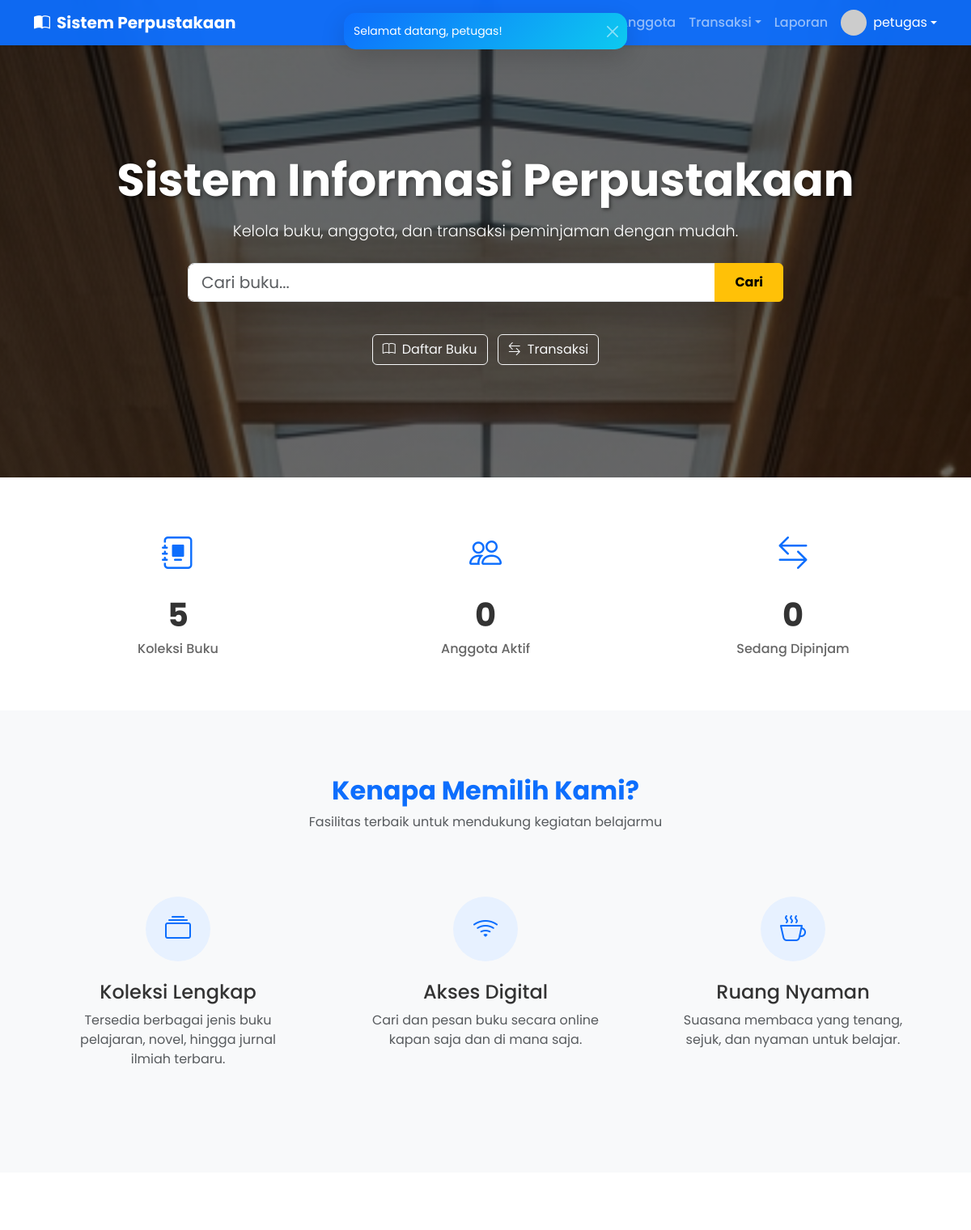
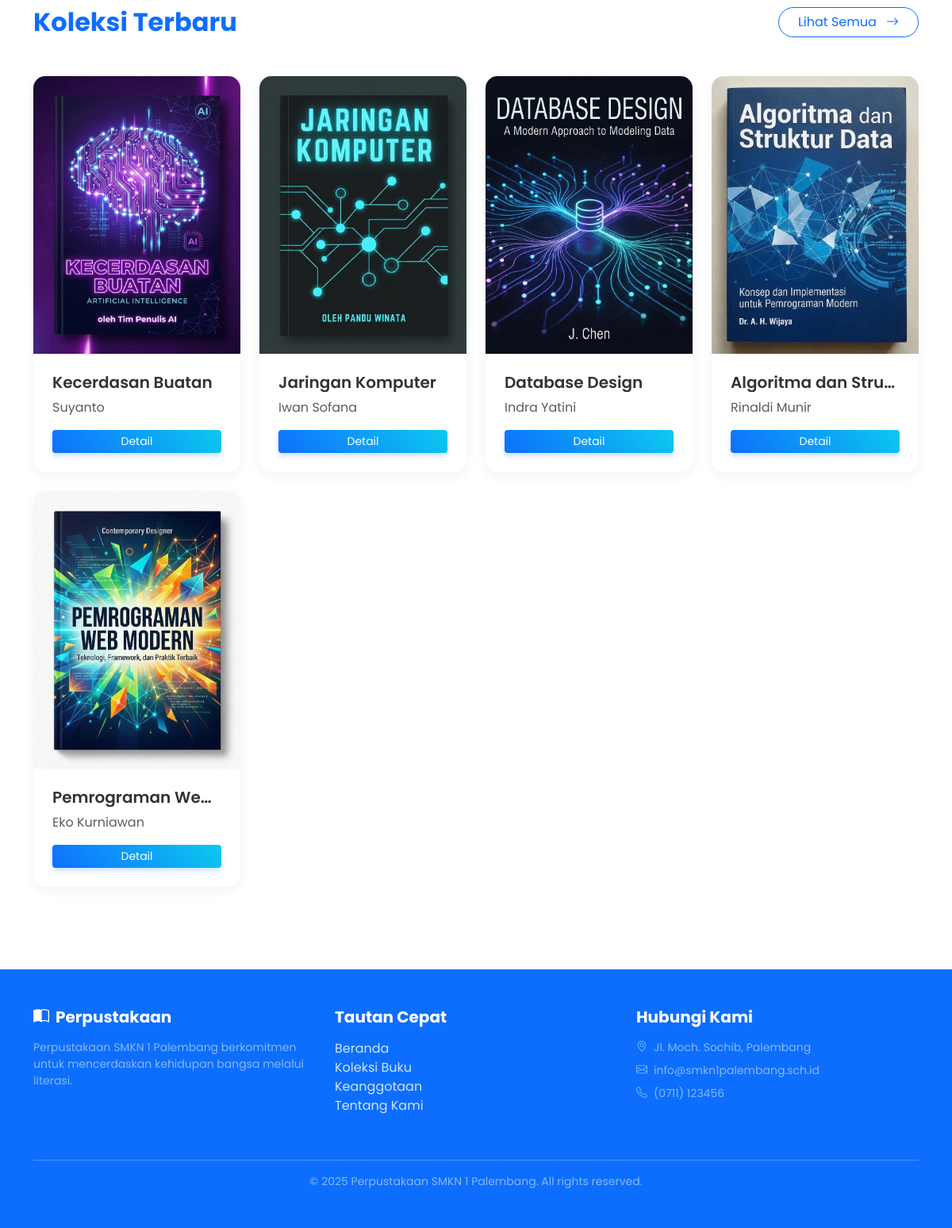
The app's page /Perpus/index.php (signed in) with its own data (2 pictures, top to bottom).
### tables this page shows
CREATE TABLE `buku` (
  `id_buku` int NOT NULL,
  `judul` varchar(255) NOT NULL,
  `penulis` varchar(255) NOT NULL,
  `penerbit` varchar(255) DEFAULT NULL,
  `tahun_terbit` year DEFAULT NULL,
  `cover` varchar(255) DEFAULT NULL,
  `kategori` varchar(100) DEFAULT NULL,
  `isbn` varchar(20) DEFAULT NULL,
  `stok` int DEFAULT '0'
);

### Perpus/index.php (the view, shortened to what this page needs)
<?php
include 'koneksi.php';
$buku = $conn->query("SELECT COUNT(*) as total FROM buku")->fetch_assoc();
$anggota = $conn->query("SELECT COUNT(*) as total FROM anggota")->fetch_assoc();
$peminjaman = $conn->query("SELECT COUNT(*) as total FROM peminjaman WHERE status='dipinjam'")->fetch_assoc();
$daftar_buku = $conn->query("SELECT * FROM buku ORDER BY id_buku DESC LIMIT 8");
?>
<!DOCTYPE html>
<html lang="id">
<head>
  <link href="https://cdn.jsdelivr.net/npm/bootstrap@5.3.2/dist/css/bootstrap.min.css" rel="stylesheet">
  <link rel="stylesheet" href="https://cdn.jsdelivr.net/npm/bootstrap-icons@1.11.1/font/bootstrap-icons.css">
  <link rel="stylesheet" href="style.css">
</head>
<body>
  <nav class="navbar navbar-expand-lg navbar-dark fixed-top shadow-sm">
    <div class="container">
      <a class="navbar-brand fw-bold" href="index.php">
        <i class="bi bi-book-half me-2"></i>Sistem Perpustakaan
      </a>
      <div class="collapse navbar-collapse" id="navbarNav">
        <ul class="navbar-nav ms-auto align-items-center">
          <li class="nav-item"><a class="nav-link active" href="index.php">Beranda</a></li>
          <li class="nav-item"><a class="nav-link" href="buku.php">Buku</a></li>
          <li class="nav-item"><a class="nav-link" href="anggota.php">Anggota</a></li>
          <li class="nav-item dropdown">
            <a class="nav-link dropdown-toggle" href="#" role="button" data-bs-toggle="dropdown">Transaksi</a>
          </li>
          <li class="nav-item"><a class="nav-link" href="laporan.php">Laporan</a></li>
          <li class="nav-item ms-2">
            <div class="dropdown">
                <a href="#" class="d-flex align-items-center text-white text-decoration-none dropdown-toggle" id="userDropdown" data-bs-toggle="dropdown">
                    <img src="https://ui-avatars.com/api/?name=<?= $_SESSION['user'] ?>&background=random" alt="Avatar" class="rounded-circle me-2" width="32" height="32">
                    <span><?= $_SESSION['user'] ?></span>
                </a>
            </div>
          </li>
        </ul>
      </div>
    </div>
  </nav>
  <?php if(isset($_SESSION['welcome_shown']) && $_SESSION['welcome_shown'] === false): ?>
  <div class="position-fixed top-0 start-50 translate-middle-x p-3" style="z-index: 1050">
    <div id="welcomeToast" class="toast toast-welcome align-items-center border-0 show" role="alert" aria-live="assertive" aria-atomic="true">
      <div class="d-flex">
        <div class="toast-body">
          Selamat datang, <?= $_SESSION['user'] ?>!
        </div>
        <button type="button" class="btn-close btn-close-white me-2 m-auto" data-bs-dismiss="toast" aria-label="Close"></button>
      </div>
    </div>
  </div>
  <?php $_SESSION['welcome_shown'] = true; endif; ?>
  <section class="hero-section text-center">
    <div class="container hero-content">
      <h1 class="mb-3">Sistem Informasi Perpustakaan</h1>
      <p class="mb-4">Kelola buku, anggota, dan transaksi peminjaman dengan mudah.</p>
      <div class="row justify-content-center">
        <div class="col-md-8">
            <div class="input-group mb-3 shadow-lg">
                <input type="text" id="searchInput" class="form-control form-control-lg" placeholder="Cari buku..." aria-label="Cari buku">
                <button class="btn btn-warning fw-bold px-4" type="button" id="searchBtn">Cari</button>
            </div>
        </div>
      </div>
      <div class="mt-4">
        <a href="buku.php" class="btn btn-outline-light me-2"><i class="bi bi-book me-2"></i>Daftar Buku</a>
        <a href="transaksi_peminjaman.php" class="btn btn-outline-light"><i class="bi bi-arrow-left-right me-2"></i>Transaksi</a>
      </div>
    </div>
  </section>
  <section class="stats-section">
    <div class="container">
      <div class="row text-center g-4 justify-content-center">
        <div class="col-md-4">
          <div class="stat-card">
            <div class="stat-icon"><i class="bi bi-journal-album"></i></div>
            <div class="stat-number"><?= $buku['total'] ?></div>
            <div class="stat-label">Koleksi Buku</div>
          </div>
        </div>
        <div class="col-md-4">
          <div class="stat-card">
            <div class="stat-icon"><i class="bi bi-people"></i></div>
            <div class="stat-number"><?= $anggota['total'] ?></div>
            <div class="stat-label">Anggota Aktif</div>
          </div>
        </div>
        <div class="col-md-4">
          <div class="stat-card">
            <div class="stat-icon"><i class="bi bi-arrow-left-right"></i></div>
            <div class="stat-number"><?= $peminjaman['total'] ?></div>
            <div class="stat-label">Sedang Dipinjam</div>
          </div>
        </div>
      </div>
    </div>
  </section>
  <section class="features-section">
    <div class="container">
      <div class="text-center mb-5">
        <h2 class="fw-bold text-primary">Kenapa Memilih Kami?</h2>
        <p class="text-muted">Fasilitas terbaik untuk mendukung kegiatan belajarmu</p>
      </div>
      <div class="row g-4">
        <div class="col-md-4">
          <div class="feature-card">
            <div class="feature-icon-wrapper">
              <i class="bi bi-collection"></i>
            </div>
            <h4>Koleksi Lengkap</h4>
            <p class="text-muted">Tersedia berbagai jenis buku pelajaran, novel, hingga jurnal ilmiah terbaru.</p>
          </div>
        </div>
        <div class="col-md-4">
          <div class="feature-card">
            <div class="feature-icon-wrapper">
              <i class="bi bi-wifi"></i>
            </div>
            <h4>Akses Digital</h4>
            <p class="text-muted">Cari dan pesan buku secara online kapan saja dan di mana saja.</p>
          </div>
        </div>
        <div class="col-md-4">
          <div class="feature-card">
            <div class="feature-icon-wrapper">
              <i class="bi bi-cup-hot"></i>
            </div>
            <h4>Ruang Nyaman</h4>
            <p class="text-muted">Suasana membaca yang tenang, sejuk, dan nyaman untuk belajar.</p>
          </div>
        </div>
      </div>
    </div>
  </section>
  <section id="koleksi" class="collection-section">
    <div class="container">
      <div class="d-flex justify-content-between align-items-center mb-5">
        <h2 class="fw-bold text-primary mb-0">Koleksi Terbaru</h2>
        <a href="buku.php" class="btn btn-outline-primary rounded-pill px-4">Lihat Semua <i class="bi bi-arrow-right ms-2"></i></a>
      </div>
      <div class="row">
        <?php while($b = $daftar_buku->fetch_assoc()): ?>
        <div class="col-md-3 mb-4 book-item">
          <div class="card h-100">
            <img src="cover/<?= $b['cover'] ?>" class="card-img-top" alt="<?= $b['judul'] ?>">
            <div class="card-body">
              <h5 class="card-title text-truncate"><?= $b['judul'] ?></h5>
              <p class="card-text text-muted mb-2"><?= $b['penulis'] ?></p>
              <a href="detail_buku.php?id=<?= $b['id_buku'] ?>" class="btn btn-primary btn-sm w-100 mt-2">Detail</a>
            </div>
          </div>
        </div>
        <?php endwhile; ?>
      </div>
    </div>
  </section>
  <footer>
    <div class="container">
      <div class="row">
        <div class="col-md-4 mb-4">
          <h5 class="fw-bold mb-3"><i class="bi bi-book-half me-2"></i>Perpustakaan</h5>
          <p class="small text-white-50">Perpustakaan SMKN 1 Palembang berkomitmen untuk mencerdaskan kehidupan bangsa melalui literasi.</p>
        </div>
        <div class="col-md-4 mb-4">
          <h5 class="fw-bold mb-3">Tautan Cepat</h5>
          <ul class="list-unstyled">
            <li><a href="index.php">Beranda</a></li>
            <li><a href="buku.php">Koleksi Buku</a></li>
            <li><a href="anggota.php">Keanggotaan</a></li>
            <li><a href="tentang.php">Tentang Kami</a></li>
          </ul>
        </div>
        <div class="col-md-4 mb-4">
          <h5 class="fw-bold mb-3">Hubungi Kami</h5>
          <ul class="list-unstyled small text-white-50">
            <li class="mb-2"><i class="bi bi-geo-alt me-2"></i>Jl. Moch. Sochib, Palembang</li>
            <li class="mb-2"><i class="bi bi-envelope me-2"></i>info@smkn1palembang.sch.id</li>
            <li class="mb-2"><i class="bi bi-telephone me-2"></i>(0711) 123456</li>
          </ul>
        </div>
      </div>
      <hr class="border-white-50">
      <div class="text-center small text-white-50">
        &copy; 2025 Perpustakaan SMKN 1 Palembang. All rights reserved.
      </div>
    </div>
  </footer>
</body>
</html>

### Perpus/style.css (style rules this page uses)
body { font-family: 'Poppins', sans-serif; background-color: #f8f9fa; color: #333; }
.navbar { background: rgba(13, 110, 253, 0.95) !important; backdrop-filter: blur(10px); }
.nav-link { font-weight: 500; transition: color 0.3s ease; }
.hero-section { background: linear-gradient(rgba(0, 0, 0, 0.6), rgba(0, 0, 0, 0.6)), url('assets/hero-bg.jpg'); background-size: cover; background-position: center; background-attachment: fixed; height: 80vh; display: flex; align-items: center; justify-content: center; color: white; margin-bottom: 0; }
.hero-content h1 { font-size: 3.5rem; font-weight: 700; text-shadow: 2px 2px 4px rgba(0, 0, 0, 0.5); }
.hero-content p { font-size: 1.2rem; font-weight: 300; margin-bottom: 2rem; }
.stats-section { padding: 4rem 0; background-color: #fff; margin-top: -50px; position: relative; border-color: #0d6efd; }
.stat-icon { font-size: 2.5rem; color: #0d6efd; margin-bottom: 1rem; }
.stat-number { font-size: 2.5rem; font-weight: 700; color: #333; }
.stat-label { color: #666; font-weight: 500; }
.features-section { padding: 5rem 0; background-color: #f8f9fa; }
.feature-card { text-align: center; padding: 2rem; transition: all 0.3s ease; }
.feature-icon-wrapper { width: 80px; height: 80px; background: #e7f1ff; border-radius: 50%; display: flex; align-items: center; justify-content: center; margin: 0 auto 1.5rem; color: #0d6efd; font-size: 2rem; transition: all 0.3s ease; }
.collection-section { padding: 5rem 0; background-color: #fff; }
.card { transition: transform 0.3s ease, box-shadow 0.3s ease; border: none; border-radius: 15px; overflow: hidden; box-shadow: 0 5px 15px rgba(0, 0, 0, 0.05); height: 100%; }
.card-img-top { height: 350px; object-fit: cover; transition: transform 0.5s ease; }
.card-body { padding: 1.5rem; }
.card-title { font-weight: 600; color: #333; }
footer { background-color: #0d6efd; color: white; padding: 3rem 0; }
footer a { color: rgba(255, 255, 255, 0.8); text-decoration: none; transition: color 0.3s ease; }
.book-item { animation-duration: 0.8s; animation-fill-mode: both; animation-name: fadeInUp; }
.book-item:nth-child(1) { animation-delay: 0.1s; }
.book-item:nth-child(2) { animation-delay: 0.2s; }
.book-item:nth-child(3) { animation-delay: 0.3s; }
.book-item:nth-child(4) { animation-delay: 0.4s; }
.book-item:nth-child(5) { animation-delay: 0.5s; }
.btn-primary { background: linear-gradient(45deg, #0d6efd, #0dcaf0); border: none; box-shadow: 0 4px 6px rgba(13, 110, 253, 0.2); }
.toast-welcome { background: linear-gradient(135deg, #0d6efd 0%, #0dcaf0 100%); color: white; border: none; box-shadow: 0 10px 30px rgba(0, 0, 0, 0.15); border-radius: 15px; }

### records on screen
buku: cover (picture), judul "Kecerdasan Buatan", penulis "Suyanto"
buku: cover (picture), judul "Jaringan Komputer", penulis "Iwan Sofana"
buku: cover (picture), judul "Database Design", penulis "Indra Yatini"
buku: cover (picture), judul "Algoritma dan Stru…", penulis "Rinaldi Munir"
buku: cover (picture), judul "Pemrograman We…", penulis "Eko Kurniawan"

### other values on screen
$_SESSION['user'] "petugas"
$buku['total'] "5"
$anggota['total'] "0"
$peminjaman['total'] "0"
